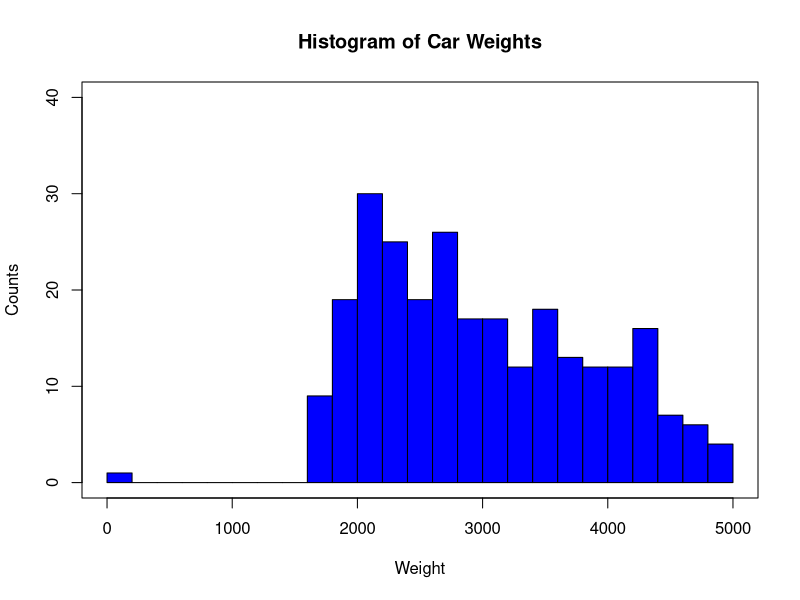
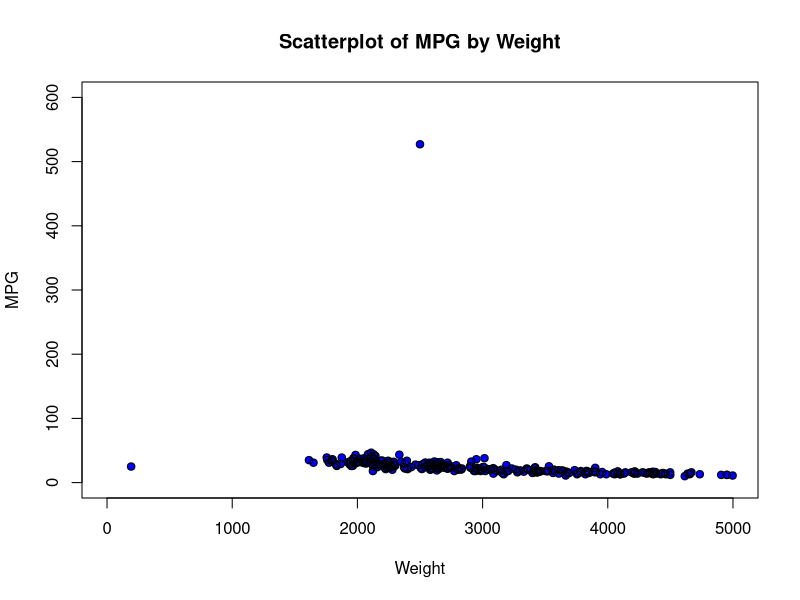
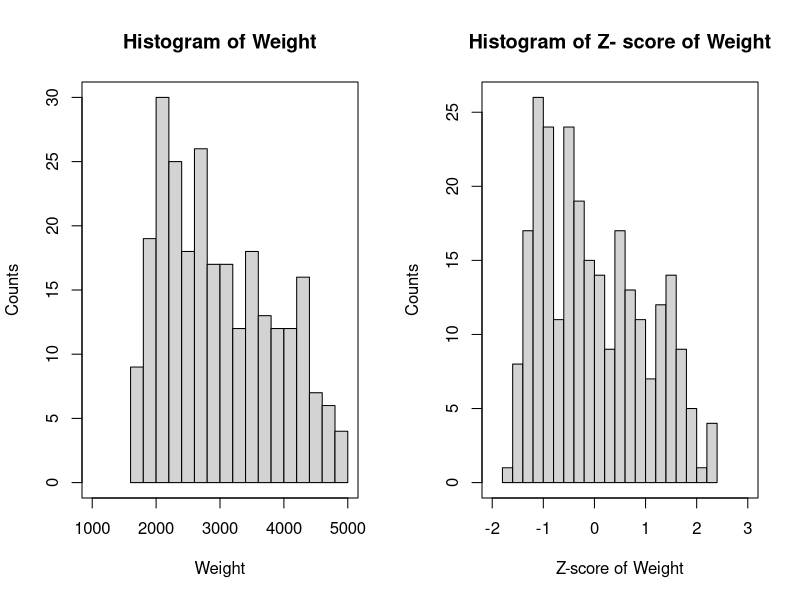
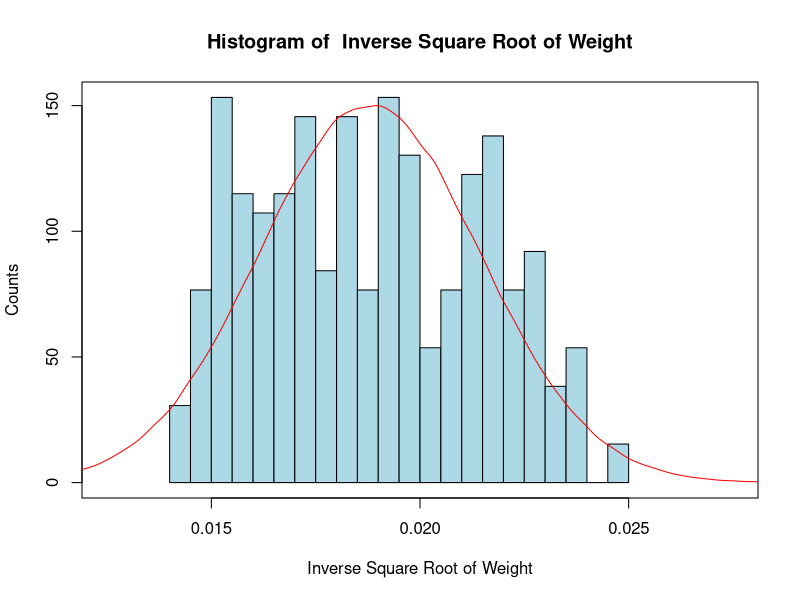
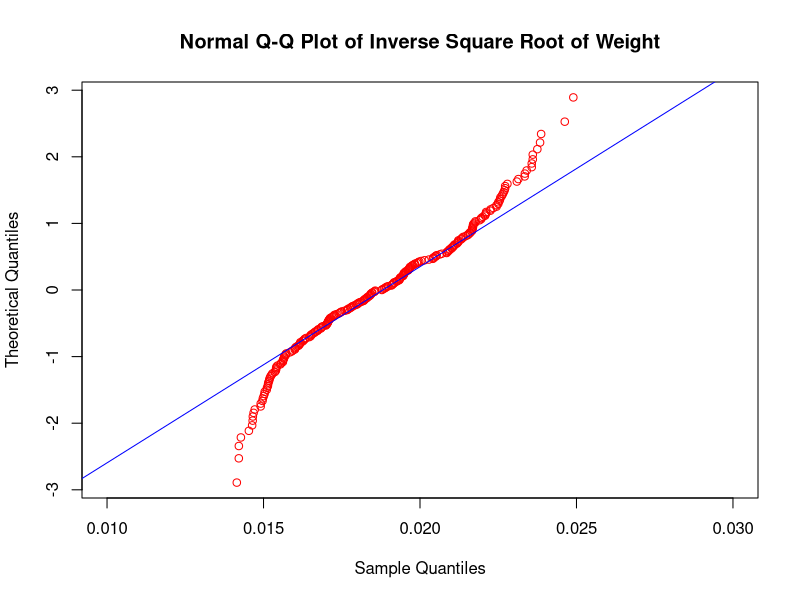

The R source for these figures, in order:
# Andrews test

#####################
          ##    Chapter 1    ##
          #####################

# GETTING STARTED WITH R

# Comments, indents, and semicolons
  # Anything prefaced by a pound sign (#) is a comment.
  # Comments are not executed by R. Instead, they explain what the code is doing.
  # Indented code (that is not a comment) will run in R as if it was on one line
  # Code separated by semicolons will run as if the code was on separate lines,
  # with the semicolon marking the line break

# Open a dataset and display the data
  # Replace “C:/…/” with the exact location of the file you want to open
  cars <- read.csv(file = "cars.txt", stringsAsFactors = FALSE)
  cars # To display the whole dataset, type the dataset name
  head(cars) # Display the first few records of a dataset
  names(cars) # Display variable names of a data frame, one kind of data in R
  cars$weight # Look at only the weight variable within data frame cars
  
# Matrices
  # Create a matrix with three rows, two columns, and every value equal to 0.0
  mat <- matrix(0.0, nrow = 3, ncol = 2); mat
  colnames(mat) <- c("Var 1", "Var 2") # Give a matrix variable names
  colnames(mat) # Display variable names of a matrix
  
# Subset data and declare new variables
  cars.rsub <- cars[1:50,] # Subset the data by rows
  cars.csub <- cars[,1:3] # Subset by columns
  cars.rcsub <- cars[c(1,3,5), c(2,4)] # Subset by specific rows and columns
  cars.vsub <- cars[which(cars$mpg> 30),] # Subset by a logical condition

# To declare new variables, type the variable name, a left-arrow, then the value of the variable
  firstletter <- 'a'
  weight <- cars$weight

# Display more than one figure at a time
  par(mfrow=c(1,1)) # plots one figure; the default setting
  par(mfrow=c(2,3)) # plots six figures: three in the top row, three in the bottom row
  # Plots will fill the plot space row by row
  
# Download and install an R Package
  # Example: ggplot2, from Chapter 3. install.packages("ggplot2")
  # Pick any CRAN mirror, as shown
  # Open the new package
  #install.packages("ggplot2")
  library(ggplot2)
  
  
  
          #####################
          ##    Chapter 2    ##
          #####################
  
# READ IN THE CARS AND CARS2 DATASETS
  cars <- read.csv("cars.txt", stringsAsFactors = FALSE)
  cars2 <- read.csv("cars2.txt", stringsAsFactors = FALSE)
  
# MISSING DATA
  # Look at four variables from cars
  cars.4var <- cars[, c(1, 3, 4, 8)]
  head(cars.4var)
  
  # Make certain entries missing
  cars.4var[2,2] <- cars.4var[4,4] <- NA
  head(cars.4var)
  
  # Replace missing values with constants
  cars.4var[2,2] <- 0
  cars.4var[4,4] <- "Missing"
  head(cars.4var)
  
  # Replace values with mean and mode
  cars.4var[2,2] <- mean(na.omit(cars.4var$cubicinches))
  our_table <- table(cars.4var$brand)
  our_mode <- names(our_table)[our_table == max(our_table)]
  cars.4var[4,4] <- our_mode
  head(cars.4var)
  
  # Generate random observations
  obs_brand <- sample(na.omit(cars.4var$brand), 1)
  obs_cubicinches <- sample(na.omit(cars.4var$cubicinches), 1)
  cars.4var[2,2] <- obs_cubicinches
  cars.4var[4,4] <- obs_brand
  head(cars.4var)
  
# CREATE A HISTOGRAM
  # Set up the plot area
  par(mfrow = c(1,1))
  
  # Create the histogram bars
  hist(cars2$weight,
       breaks = 30,
       xlim = c(0, 5000),
       col = "blue",
       border = "black",
       ylim = c(0, 40),
       xlab = "Weight",
       ylab = "Counts",
       main = "Histogram of Car Weights")
  
  # Make a box around the plot
  box(which = "plot", lty = "solid", col = "black")
  
# CREATE A SCATTERPLOT
  plot(cars2$weight, cars2$mpg,
       xlim = c(0, 5000), ylim = c(0, 600),
       xlab = "Weight", ylab = "MPG",
       main = "Scatterplot of MPG by Weight",
       type = "p", pch = 16, col = "blue")
  
  #Add open black circles
  points(cars2$weight, cars2$mpg,
         type = "p", col = "black")
  
# DESCRIPTIVE STATISTICS
  mean(cars$weight) # Mean
  median(cars$weight) # Median
  length(cars$weight) # Number of observations
  sd(cars$weight) # Standard deviation
  summary(cars$weight) # Min, Q1, Median, Mean, Q3, Max
  
# TRANSFORMATIONS
  # Min-max normalization
  summary(cars$weight)
  mi <- min(cars$weight)
  ma <- max(cars$weight)
  minmax.weight <- (cars$weight - mi)/(ma - mi)
  minmax.weight
  
  # Z-score standarization
  m <- mean(cars$weight); s <- sd(cars$weight)
  z.weight <- (cars$weight - m)/s
  z.weight
  length(cars$weight)
  
  # Decimal scaling
  max(abs(cars$weight)) # 4 digits
  d.weight <- cars$weight/(10^4); d.weight
  
# SIDE-BY-SIDE HISTOGRAMS
  par(mfrow = c(1,2))
  
  # Create two histograms
  hist(cars$weight, breaks = 20, xlim = c(1000, 5000),
       main = "Histogram of Weight", xlab = "Weight", ylab = "Counts")
  box(which = "plot", lty = "solid", col = "black")
  hist(z.weight, breaks = 20, xlim = c(-2, 3),
       main = "Histogram of Z- score of Weight",
       xlab = "Z-score of Weight", ylab = "Counts")
  box(which = "plot", lty = "solid", col = "black")
  
# SKEWNESS
  (3*(mean(cars$weight) - median(cars$weight)))/sd(cars$weight)
  (3*(mean(z.weight) - median(z.weight)))/sd(z.weight)
  
# TRANSFORMATIONS FOR NORMALITY
  sqrt.weight <- sqrt(cars$weight) # Square root
  sqrt.weight_skew <- (3*(mean(sqrt.weight) - median(sqrt.weight))) / sd(sqrt.weight)
  ln.weight <- log(cars$weight) # Natural log
  ln.weight_skew <- (3*(mean(ln.weight) - median(ln.weight))) / sd(ln.weight)
  invsqrt.weight <- 1 / sqrt(cars$weight) # Inverse square root
  invsqrt.weight_skew <- (3*(mean(invsqrt.weight) - median(invsqrt.weight))) /sd(invsqrt.weight)
  
# HISTOGRAM WITH NORMAL DISTRIBUTION OVERLAY
  par(mfrow=c(1,1))
  x <- rnorm(1000000, mean = mean (invsqrt.weight),
             sd = sd(invsqrt.weight))
  hist(invsqrt.weight, breaks = 30, xlim = c(0.0125, 0.0275),
       col = "lightblue", prob = TRUE, border = "black",
       xlab = "Inverse Square Root of Weight",
       ylab = "Counts", main = "Histogram of  Inverse Square Root of Weight")
  box(which = "plot", lty = "solid", col="black")
  
  # Overlay with  Normal density
  lines(density(x), col = "red")
  
# NORMAL Q-Q PLOT
  qqnorm(invsqrt.weight, datax = TRUE, col = "red", ylim = c(0.01, 0.03),
         main = "Normal Q-Q Plot of Inverse Square Root of Weight")
  qqline(invsqrt.weight, col = "blue", datax = TRUE)
  
# DE-TRANSFORM DATA
  # Transform x using y = 1 / sqrt(x)
  x <- cars$weight[1]; y <- 1 / sqrt(x)
  
  # Detransform x using x = 1 / (y)^2
  detransformedx <- 1 / y^2
  x; y; detransformedx
  
# CREATE INDICATOR VARIABLES
  north_flag <- east_flag <- south_flag <- c(rep(NA, 10))
  region <- c(rep(c("north", "south", "east", "west"),2), "north", "south")
  
  # Change the region variable to indicators
  for (i in 1:length(region)) {
    if(region[i] == "north") north_flag[i] = 1
    else north_flag[i] = 0
    if(region[i] == "east") east_flag[i] = 1
    else east_flag[i] = 0
    if(region[i] == "south") south_flag[i] = 1
    else south_flag[i] = 0
  }
  north_flag; east_flag; south_flag
  
# INDEX FIELDS
  # Data frames have an index field;
  # the left-most column
  cars
  cars[order(cars$mpg),]
  
  # For vectors or matrices,
  # add a column to act as an index field
  x <- c(1,1,3:1,1:4,3); y <- c(9,9:1)
  z <- c(2,1:9)
  matrix <- t(rbind(x,y,z)); matrix
  indexed_m <- cbind(c(1:length(x)), matrix); indexed_m
  indexed_m[order(z),]
  
# DUPLICATE RECORDS
  # For number of duplicate records, use anyDuplicated
  anyDuplicated(cars)
  
  # To examine each record, use Duplicated
  duplicated(cars)
  # ‘True’: record is a duplicate,
  # ‘False’: record is not a duplicate
  
  # Let's duplicate the first record
  new.cars <- rbind(cars, cars[1,])
  
  # Check for duplicates
  anyDuplicated(new.cars)
  
  # The 262nd record is a duplicate
  duplicated(new.cars)
  
#